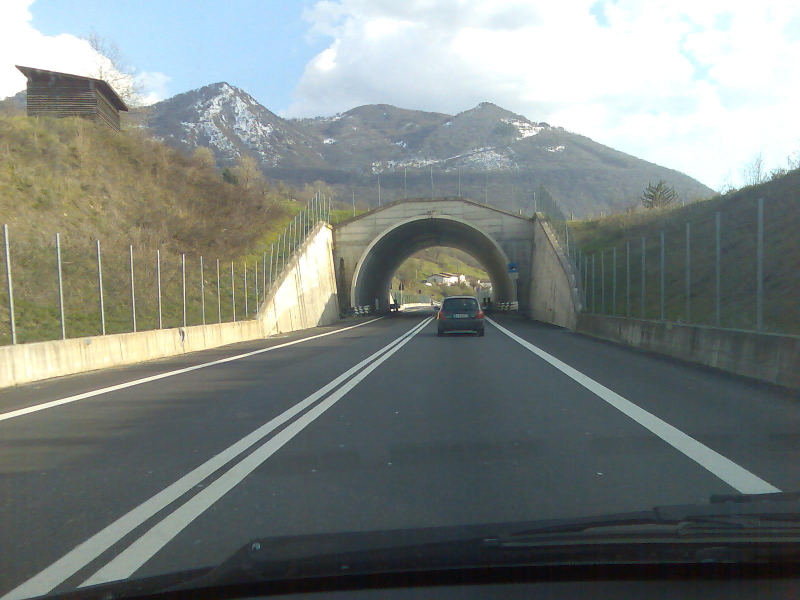
#> input picture lesson4/homework/data/dashcam.jpg, 1600 x 1200 px (shown at 1/2 size)
$ jupyter execute Homework.ipynb
#> lines starting #> are read from the running program, lines starting #| are printed output that depends on the picture; after the words box and inside, x2 and y2 are one past the last pixel; in counts of white or black regions, pixels touching at a corner belong together
# HOMEWORK 4

For this homework you are going to implement a lane line detector. Lane line detection is crucial for ADAS (Advanced Driver Assistance Systems) systems and, in particular, for LKA (Lane Keep Assist). You will use a [picture](https://en.wikipedia.org/wiki/Lane_departure_warning_system) from a front facing camera (mounted on the car) and will implement the following steps:
* Convert image to gray scale
* Compute edge map
* Apply Hough transform to obtain line parametrizations

[cell 1]
import cv2
import math
import numpy as np
from matplotlib import pyplot as plt
plt.rcParams['figure.figsize'] = [15, 10]

Let's load and show the camera frame.

[cell 2]
img = cv2.imread('data/dashcam.jpg')
#> img is the input picture: shape (1200, 1600, 3); mean B, G, R 127.8, 131.2, 124.1
img = cv2.cvtColor(img, cv2.COLOR_BGR2RGB)
img = cv2.resize(img, None, fx=0.5, fy=0.5)
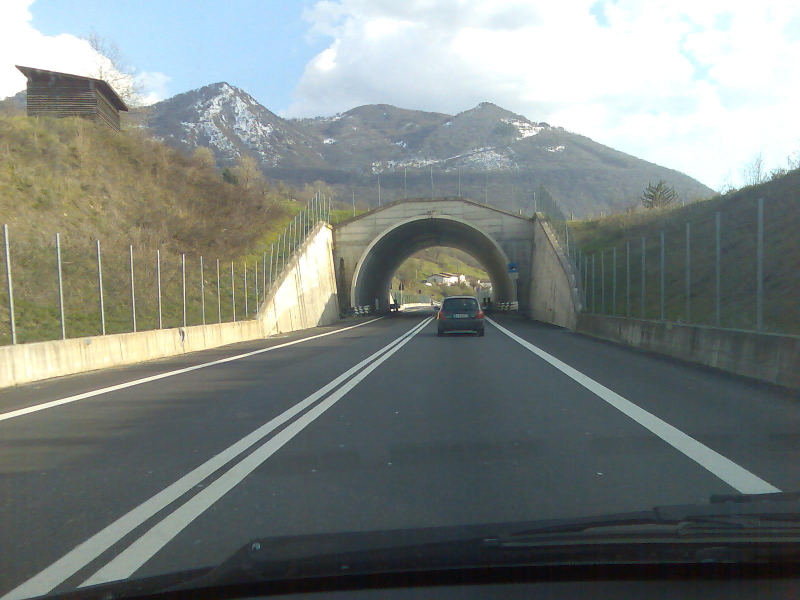
#> img: shape (600, 800, 3); mean R, G, B 124.3, 131.3, 127.9
plt.imshow(img)

[cell 3]
# Convert image to gray scale
gray = cv2.cvtColor(img, cv2.COLOR_BGR2GRAY)
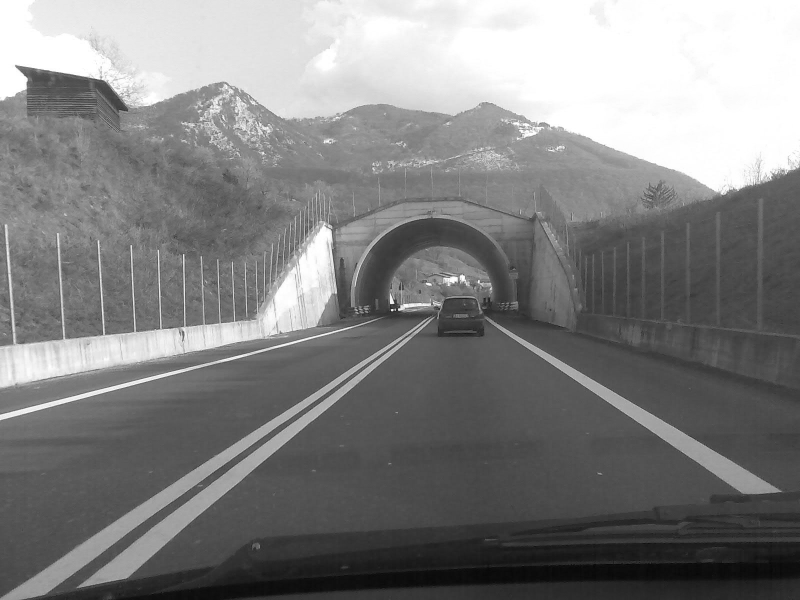
#> gray: shape (600, 800); min 6, max 255, mean 129.5

[cell 4]
# Obtain edge map
# Hint: you can use Canny edge detector with th_low = 100, th_high = 150

edges = cv2.Canny(gray, threshold1=100, threshold2=150)
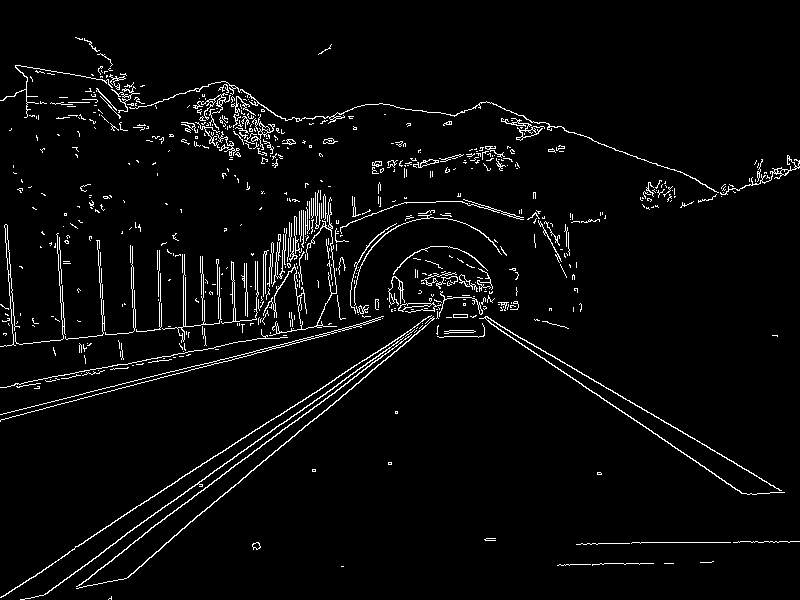
#> edges: shape (600, 800); 3.7% white in thin lines or dots
plt.imshow(edges, cmap='gray')

# We are only interseted in the road so we will remove everything above the horizon
edges[0:350] = 0
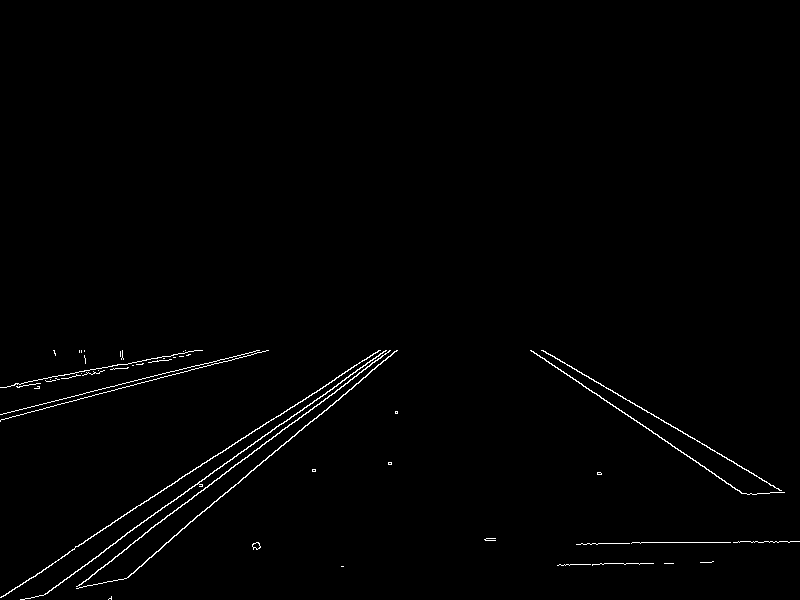
#> edges: shape (600, 800); 0.94% white in thin lines or dots, all inside (x1, y1, x2, y2) = (0, 350, 800, 600)

[cell 5]
# Let's plot the images
plt.subplot(121), plt.imshow(img), plt.title('Original')
plt.subplot(122), plt.imshow(edges, cmap='gray'), plt.title('Edge map')

[cell 6]
# Apply Hough transform to parametrize the lines
# Hint 1: Offset resolution of 2 pixels and slope resolution of 2 degrees work well in this case
# Hint 2: A suitable value for the accumulator threshold is 190
lines = cv2.HoughLines(edges, rho=2, theta=2*np.pi/180, threshold=190)
#> lines = [[522, 0.873], [506, 0.942], [510, 0.908], [496, 0.977], [-6, 2.16], [402, 1.33], [514, 0.942], [500, 1.01], [32, 2.09], [512, 0.977]]
hough = np.zeros_like(edges)
# Let's get rid of the unnecessary dimension

if lines is not None:
    lines = lines[:, 0, :]  # Remove unnecessary dimension

[cell 7]
# Plot the resulting Hough lines
result = np.copy(img)

for i in range(min(3, len(lines))):
    rho, theta = lines[i]

    a = math.cos(theta)
    b = math.sin(theta)

    x0 = a * rho
    y0 = b * rho

    pt1 = (int(x0 + 1000*(-b)), int(y0 + 1000*(a)))
    pt2 = (int(x0 - 1000*(-b)), int(y0 - 1000*(a)))

    cv2.line(result, pt1, pt2, (255, 0, 0), 2, cv2.LINE_AA)
#> this loop made 3 passes
#> (rho, theta, a, b, x0, y0, pt1, pt2) on passes 1 to 3: (522, 0.873, 0.643, 0.766, 335.5, 399.9, (-430, 1042), (1101, -242)), (506, 0.942, 0.588, 0.809, 297.4, 409.4, (-511, 997), (1106, -178)), (510, 0.908, 0.616, 0.788, 314, 401.9, (-474, 1017), (1101, -213))
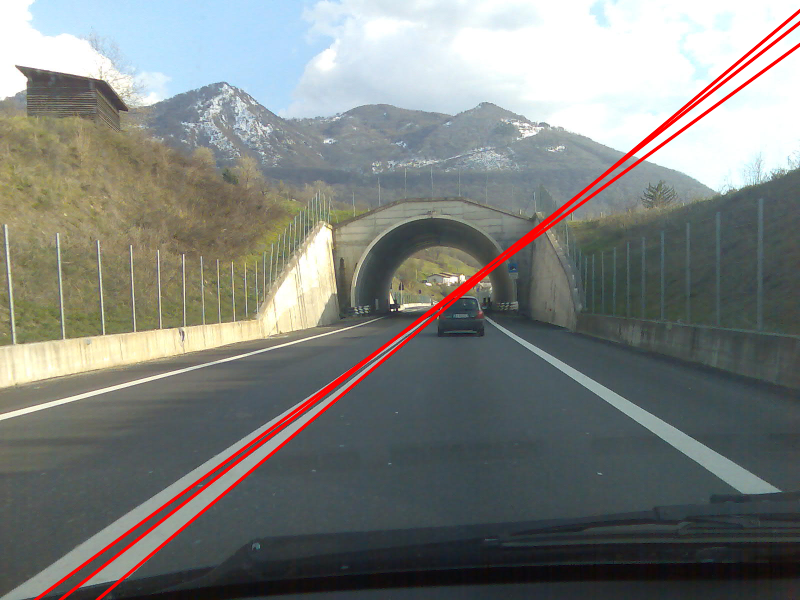
#> result: shape (600, 800, 3); 2.26% of pixels changed, all inside (x1, y1, x2, y2) = (33, 8, 800, 600)

plt.subplot(121), plt.imshow(edges, cmap='gray'), plt.title('Edge map')
plt.subplot(122), plt.imshow(result, cmap='gray'), plt.title('Hough lines')

The edge map looks good but the Hough lines are too noisy. Let's clean the Hough lines first by removing all lines that we know cannot represent a lane line. In other words, all lines that are approximately horizontal shall be removed. Remember that horizontal lines correspond to theta = 90 degrees.

[cell 8]
# Filter out all lines that are approximately horizontal (+/- 20 degrees).
filtered_lines = []
for line in lines:
    # Extract theta for current line (remember Hough works with radians)
    rho, theta = line  # Extract rho and theta
    angle_deg = np.rad2deg(theta)  # Convert radians to degrees

    # Keep line if theta is not horizontal
    if not (angle_deg > 70 and angle_deg < 110):  # Horizontal ≈ 90° ± 20°
        filtered_lines.append(line)
#> this loop made 10 passes
#> (rho, theta, angle_deg) on passes 1 to 10: (522, 0.873, 50), (506, 0.942, 54), (510, 0.908, 52), (496, 0.977, 56), (-6, 2.16, 124), (402, 1.33, 76), (514, 0.942, 54), (500, 1.01, 58), (32, 2.09, 120), (512, 0.977, 56)
#> after the loop, filtered_lines = [[522, 0.873], [506, 0.942], [510, 0.908], [496, 0.977], [-6, 2.16], [514, 0.942], [500, 1.01], [32, 2.09], [512, 0.977]]

[cell 9]
# Let's plot the resulting filtered lines
result = np.copy(img)

for line in filtered_lines:
    rho, theta = line

    a = math.cos(theta)
    b = math.sin(theta)

    x0 = a * rho
    y0 = b * rho

    pt1 = (int(x0 + 1000*(-b)), int(y0 + 1000*(a)))
    pt2 = (int(x0 - 1000*(-b)), int(y0 - 1000*(a)))

    cv2.line(result, pt1, pt2, (0, 255, 0), 2, cv2.LINE_AA)  # Green lines
#> this loop made 9 passes
#> (rho, theta, a, b, x0, y0, pt1, pt2) on passes 1 to 9: (522, 0.873, 0.643, 0.766, 335.5, 399.9, (-430, 1042), (1101, -242)), (506, 0.942, 0.588, 0.809, 297.4, 409.4, (-511, 997), (1106, -178)), (510, 0.908, 0.616, 0.788, 314, 401.9, (-474, 1017), (1101, -213)), (496, 0.977, 0.559, 0.829, 277.4, 411.2, (-551, 970), (1106, -147)), (-6, 2.16, -0.559, 0.829, 3.36, -4.97, (-825, -564), (832, 554)), (514, 0.942, 0.588, 0.809, 302.1, 415.8, (-506, 1003), (1111, -171)), (500, 1.01, 0.53, 0.848, 265, 424, (-583, 953), (1113, -105)), (32, 2.09, -0.5, 0.866, -16, 27.71, (-882, -472), (850, 527)), (512, 0.977, 0.559, 0.829, 286.3, 424.5, (-542, 983), (1115, -134))
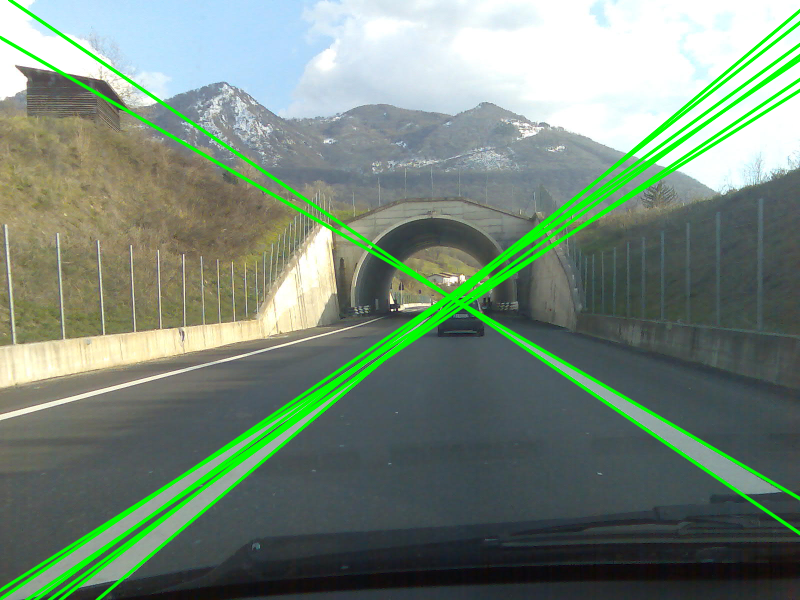
#> result: shape (600, 800, 3); 6.34% of pixels changed, all inside (x1, y1, x2, y2) = (0, 0, 800, 600)


plt.subplot(121), plt.imshow(edges, cmap='gray'), plt.title('Edge map')
plt.subplot(122), plt.imshow(result, cmap='gray'), plt.title('Hough lines')
plt.show()

The result is now much better, but still we see some very similar lines. How can we get rid of them?
* Let's apply k-means clustering. It will find the clusters of the 6 we see in the picture lines and use the averages.

[cell 10]
# We will apply k-means clustering to refine the detected lines.
# Don't worry, we will learn about the clustering later in the course :-)
from sklearn.cluster import KMeans
kmeans = KMeans(n_clusters=6).fit(filtered_lines)
kmeans.cluster_centers_
#> Out = [[-6, 2.16], [512, 0.942], [32, 2.09], [498, 0.995], [506, 0.942], [522, 0.873]]

[cell 11]
# Again, let's plot the resulting filtered lines
result = np.copy(img)

for line in kmeans.cluster_centers_:
        rho, theta = line

        a = math.cos(theta)
        b = math.sin(theta)

        x0 = a * rho
        y0 = b * rho

        pt1 = (int(x0 + 1000*(-b)), int(y0 + 1000*(a)))
        pt2 = (int(x0 - 1000*(-b)), int(y0 - 1000*(a)))

        cv2.line(result, pt1, pt2, (0, 255, 0), 2, cv2.LINE_AA)  # Green lines
#> this loop made 6 passes
#> (rho, theta, a, b, x0, y0, pt1, pt2) on passes 1 to 6: (-6, 2.16, -0.559, 0.829, 3.36, -4.97, (-825, -564), (832, 554)), (512, 0.942, 0.588, 0.809, 300.9, 414.2, (-508, 1002), (1109, -173)), (32, 2.09, -0.5, 0.866, -16, 27.71, (-882, -472), (850, 527)), (498, 0.995, 0.545, 0.839, 271.2, 417.7, (-567, 962), (1109, -126)), (506, 0.942, 0.588, 0.809, 297.4, 409.4, (-511, 997), (1106, -178)), (522, 0.873, 0.643, 0.766, 335.5, 399.9, (-430, 1042), (1101, -242))
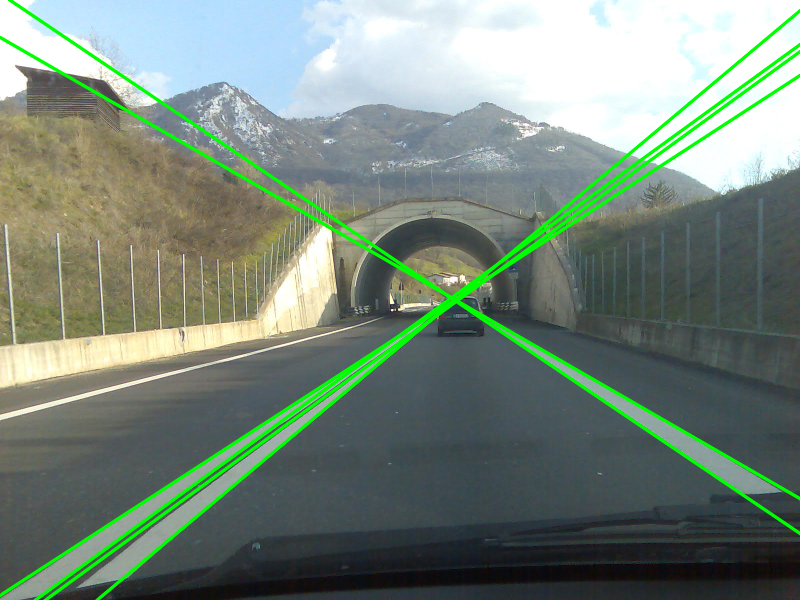
#> result: shape (600, 800, 3); 4.86% of pixels changed, all inside (x1, y1, x2, y2) = (0, 0, 800, 600)

# Final plot
plt.subplot(121), plt.imshow(edges, cmap='gray'), plt.title('Edge map')
plt.subplot(122), plt.imshow(result, cmap='gray'), plt.title('Hough lines')
plt.show()

$ run again, with lesson4/homework/data/autobahn.jpg copied over lesson4/homework/data/dashcam.jpg
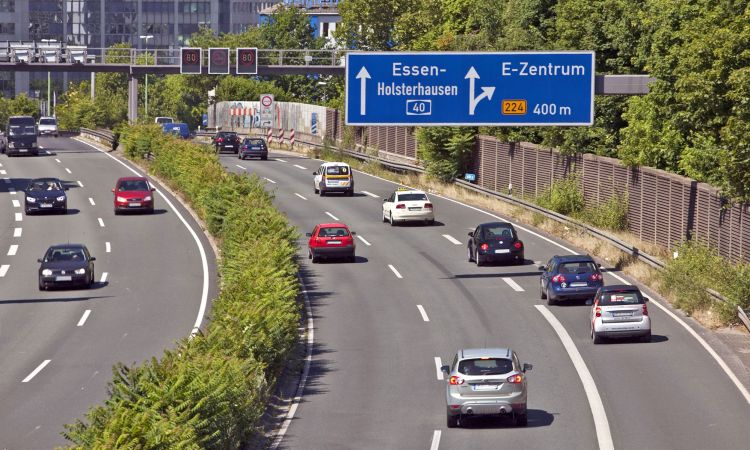
#> input picture lesson4/homework/data/autobahn.jpg, 750 x 450 px
#> img is the input picture: shape (450, 750, 3); mean B, G, R 106.5, 117.1, 121.6
#> `edges = cv2.Canny(gray, threshold1=100, threshold2=150)`:
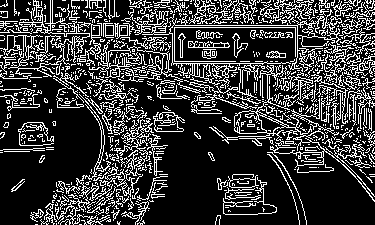
#> edges: shape (225, 375); 23.1% white in thin lines or dots
#> `[cell 5] # Let's plot the images plt.subplot(121), plt.imshow(img), pl..`:
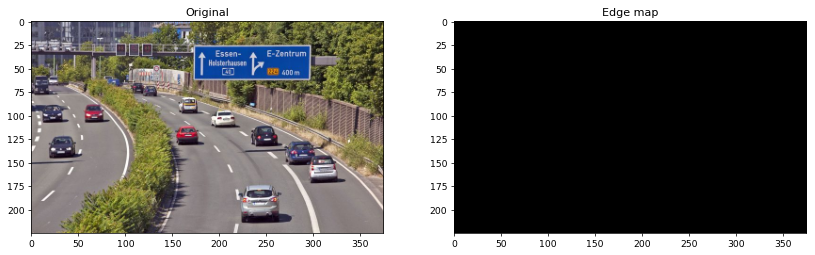
#> figure drawn by matplotlib, 2 panels
#> lines = None
